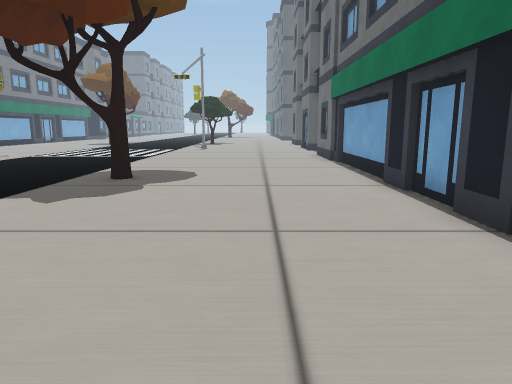
view 1 (above)

19 first-person views from a walk through a scene from a Unity 3-D project. The camera is 1.3 m above the floor, tilts 10° down and sees 70° across. The floor is counted in squares, 1 m on a side. Each view is taken from the middle of a square. On the plan, view 1 faces up. The plan holds only what a view shows up to about 15 squares ahead; the rest is blank. The place goes on beyond the plan. Some animated figures are left out. Some surface patterns are stand-ins.

view 2
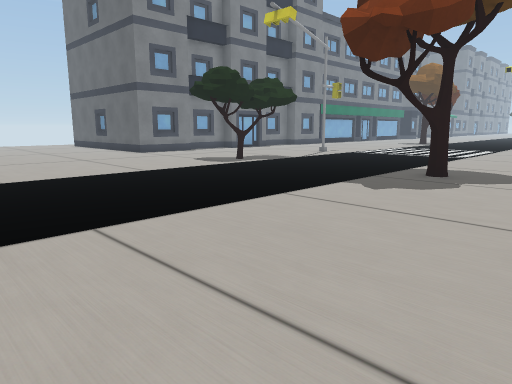

view 3
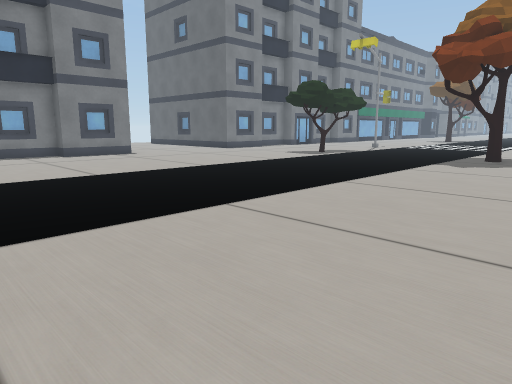

view 4
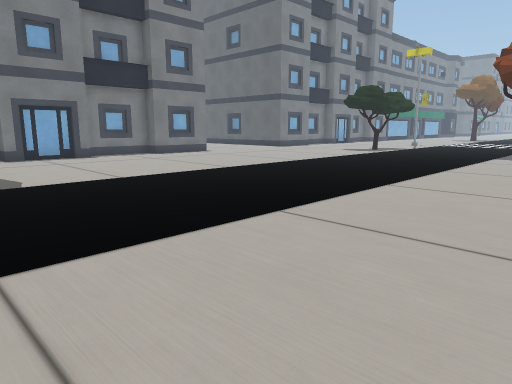

view 5
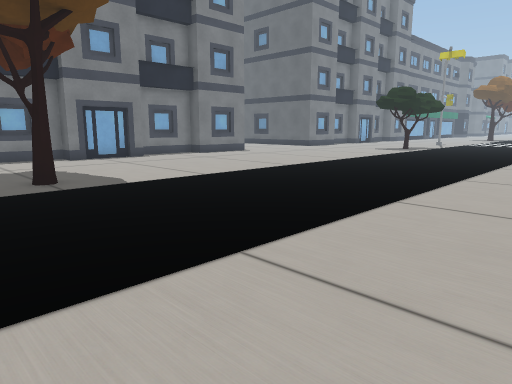

view 6
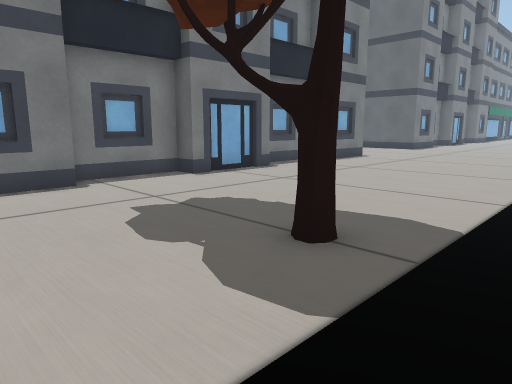

view 7
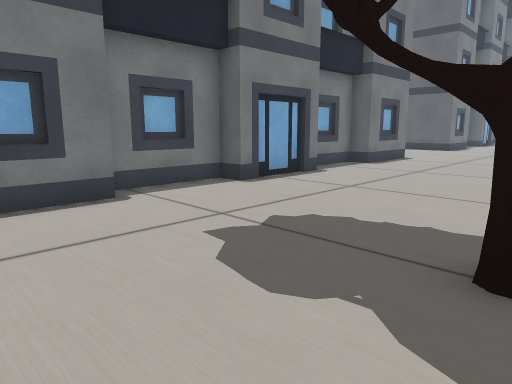

view 8
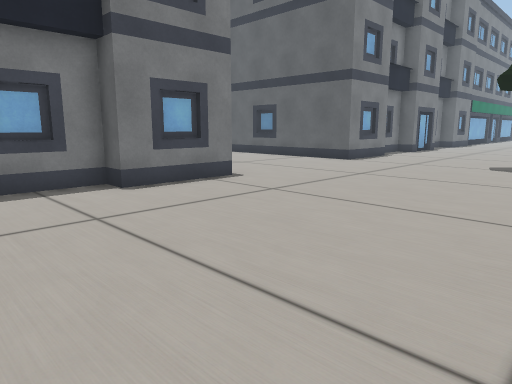

view 9
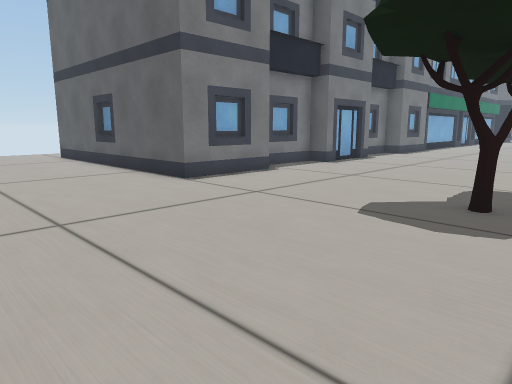

view 10
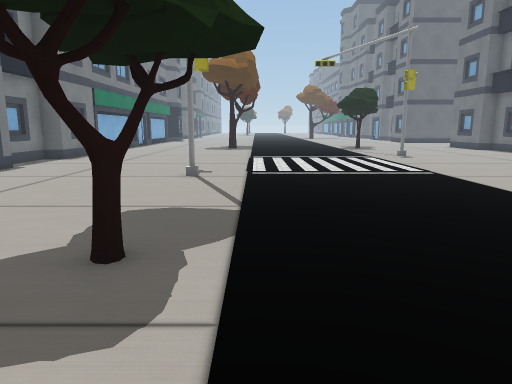

view 11
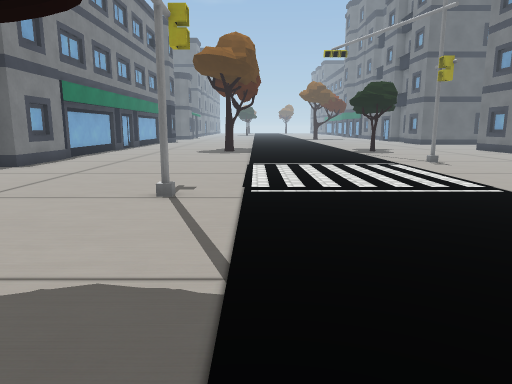

view 12
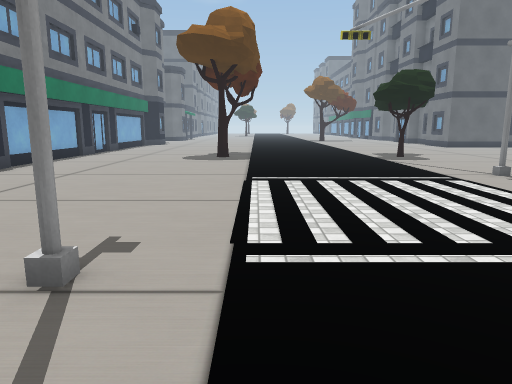

view 13
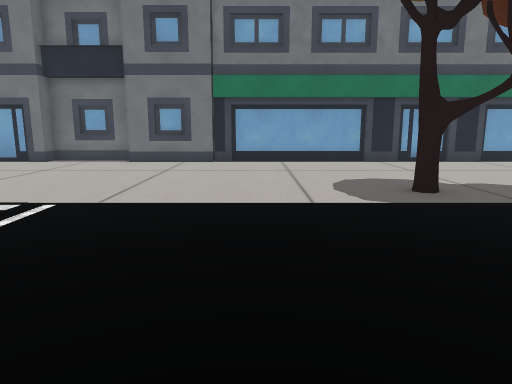

view 14
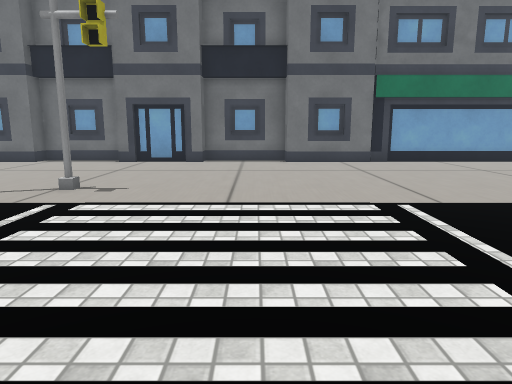

view 15
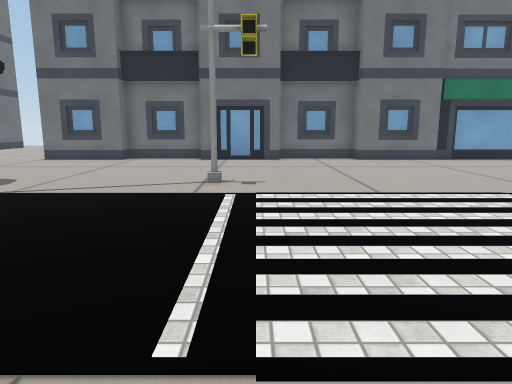

view 16
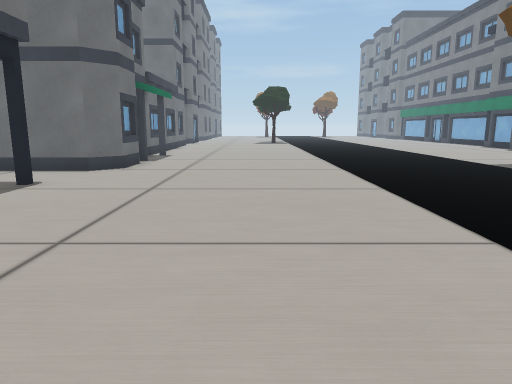

view 17
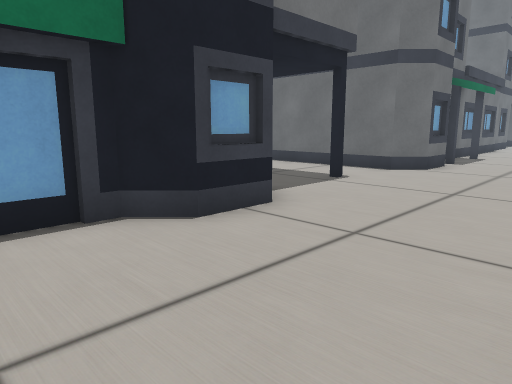

view 18
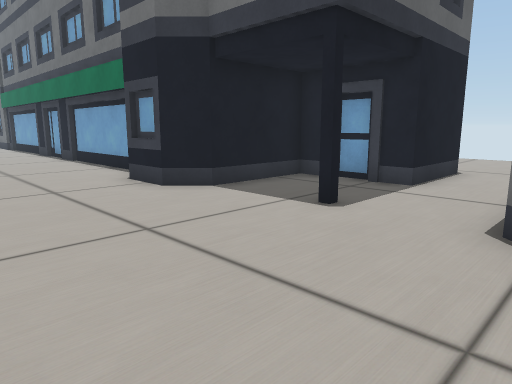

view 19
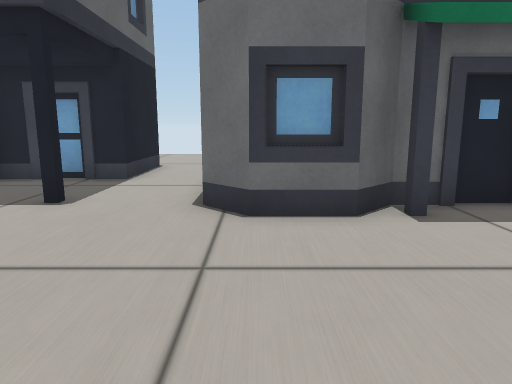

### Floor plan
Key: @ floor where view 1 was taken; # wall or solid block; . floor; O other object.
Columns run from 22 left of view 1 to 8 right of it. Each row starts with its distance up from view 1.
 28     #....................##
 27     #.....................#
 26     #.....................O
 25     O.....................#
 24     #....................##
 23     #..............O.....#
 22     #....................#
 21    ##....................##
 20    #......................#
 19    #......................#
 18    ##....................##
 17     #....................#
 16     #.....O..............#
 15    ##....................#
 14    #.....................#
 13    #.....................#
 12     .....................#
 11     #....................#
 10     O......O......O......#
  9     #.....O.......OO.....#
  8 O####....................#
  7 .........................#
  6 .........................#
  5 .........................#
  4   .......................#
  3    ......................#
  2     #....................#
  1     #....................#
  0     O.................@..#
 -1    ##....................O
 -2    #....................O#
 -3    #....................O#
 -4    #.....................####
 -5    ##.......................##
 -6     #........................#
 -7     #....................#...#
 -8    ##........................##
 -9    #...........................
-10    #......O..............######
-11    ##.....OO............O#
-12     #...................O#
-13     #...................O#
-14         .................#

Where each view was taken, in squares from view 1:
view 1: 0 up, 0 right, facing up
view 2: 1 down, 0 right, facing up-left
view 3: 7 down, 0 right, facing up-left
view 4: 11 down, 1 left, facing up-left
view 5: 13 down, 2 left, facing up-left
view 6: 14 down, 9 left, facing up-left
view 7: 14 down, 11 left, facing up-left
view 8: 5 down, 10 left, facing up-left
view 9: 3 up, 10 left, facing up-left
view 10: 6 up, 10 left, facing up
view 11: 9 up, 10 left, facing up
view 12: 13 up, 10 left, facing up
view 13: 13 up, 11 left, facing right
view 14: 19 up, 11 left, facing right
view 15: 22 up, 12 left, facing right
view 16: 1 up, 2 left, facing down
view 17: 1 up, 2 left, facing down-right
view 18: 11 down, 2 left, facing up-right
view 19: 11 down, 3 left, facing right
